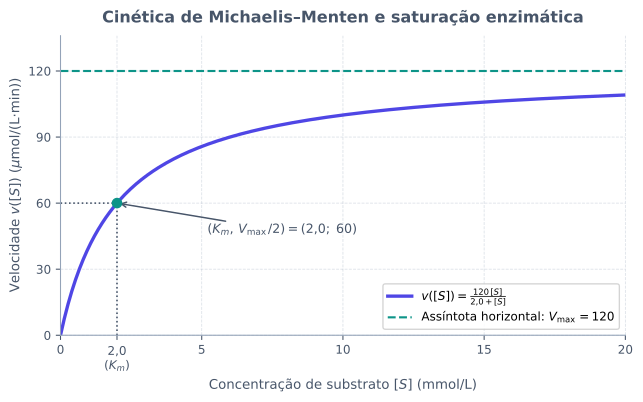

The script that saved this image:
from pathlib import Path

import matplotlib.pyplot as plt
import numpy as np

plt.rcParams["svg.fonttype"] = "none"


def main() -> None:
    v_max = 120.0
    k_m = 2.0

    s = np.linspace(0.0, 20.0, 300)
    v = (v_max * s) / (k_m + s)

    cor_texto = "#475569"
    cor_grade = "#94A3B8"
    cor_curva = "#4F46E5"
    cor_assintota = "#0D9488"

    fig, ax = plt.subplots(figsize=(6.8, 4.3))
    fig.patch.set_alpha(0.0)
    ax.patch.set_alpha(0.0)

    ax.plot(s, v, color=cor_curva, linewidth=2.5, label=r"$v([S]) = \frac{120\,[S]}{2{,}0 + [S]}$")
    ax.axhline(
        v_max,
        color=cor_assintota,
        linestyle="--",
        linewidth=1.6,
        label=r"Assíntota horizontal: $V_{\max} = 120$",
    )

    # Ponto (K_m, V_max / 2)
    ax.plot([k_m, k_m], [0.0, v_max / 2.0], linestyle=":", linewidth=1.2, color=cor_texto)
    ax.plot([0.0, k_m], [v_max / 2.0, v_max / 2.0], linestyle=":", linewidth=1.2, color=cor_texto)
    ax.scatter([k_m], [v_max / 2.0], color=cor_assintota, s=48, zorder=4)
    ax.annotate(
        r"$(K_m,\, V_{\max}/2) = (2{,}0;\; 60)$",
        xy=(k_m, v_max / 2.0),
        xytext=(5.2, 46.0),
        fontsize=9.5,
        color=cor_texto,
        arrowprops=dict(arrowstyle="->", color=cor_texto, lw=1.1),
    )

    ax.set_xlim(0.0, 20.0)
    ax.set_ylim(0.0, 136.0)
    ax.set_xticks([0, 2, 5, 10, 15, 20])
    ax.set_xticklabels(["0", "2,0\n($K_m$)", "5", "10", "15", "20"])
    ax.set_yticks([0, 30, 60, 90, 120])

    ax.set_xlabel("Concentração de substrato $[S]$ (mmol/L)", fontsize=10, color=cor_texto)
    ax.set_ylabel(r"Velocidade $v([S])$ ($\mu$mol/(L$\cdot$min))", fontsize=10, color=cor_texto)
    ax.set_title(
        "Cinética de Michaelis–Menten e saturação enzimática",
        fontsize=12,
        fontweight="bold",
        color=cor_texto,
        pad=10,
    )

    ax.grid(True, linestyle="--", linewidth=0.6, alpha=0.35, color=cor_grade)
    ax.spines["top"].set_visible(False)
    ax.spines["right"].set_visible(False)
    ax.spines["left"].set_color(cor_grade)
    ax.spines["bottom"].set_color(cor_grade)
    ax.tick_params(colors=cor_texto, labelsize=9)
    ax.legend(loc="lower right", frameon=True, framealpha=0.85, fontsize=9)

    fig.tight_layout()
    destino = Path(__file__).resolve().parent / "michaelis-menten.svg"
    fig.savefig(destino, format="svg", transparent=True, bbox_inches="tight")
    plt.close(fig)


if __name__ == "__main__":
    main()
